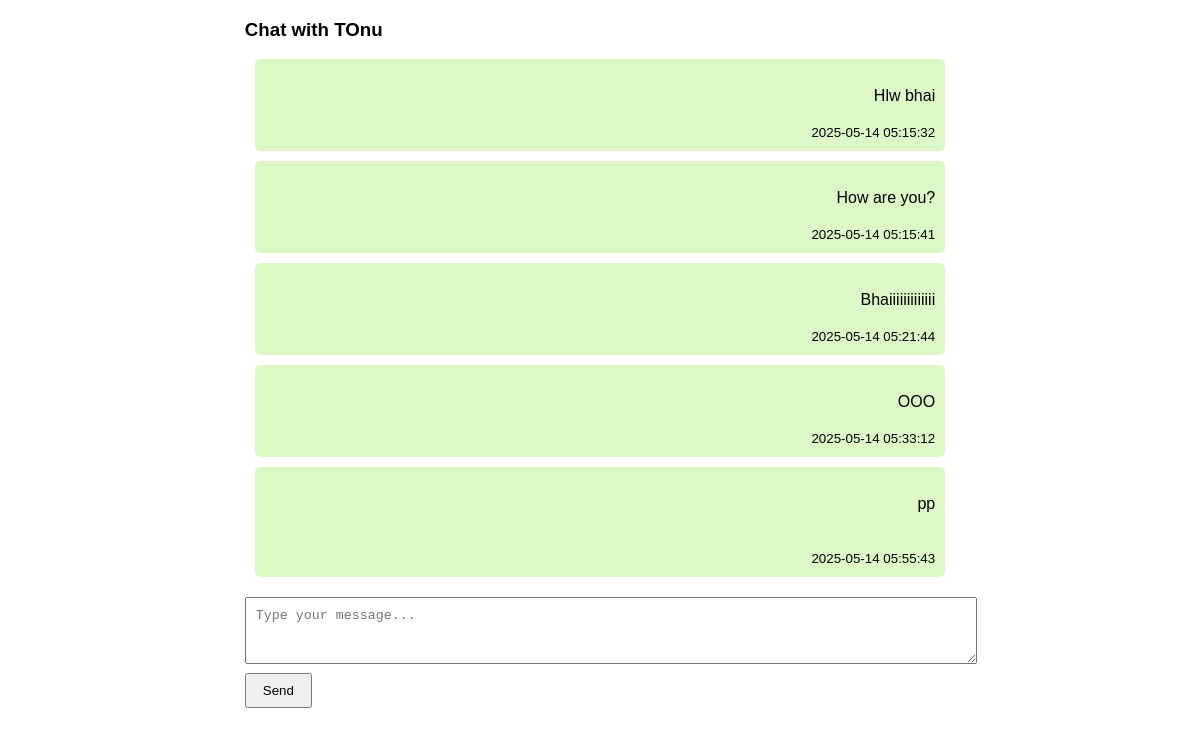
/mentorship/chat.php?user_id=40 (signed in), run on the app's committed database.
### tables this page shows
CREATE TABLE `user` (
  `user_id` int(11) NOT NULL,
  `name` varchar(255) NOT NULL,
  `email` varchar(255) NOT NULL,
  `password` varchar(255) NOT NULL,
  `interests` text DEFAULT NULL,
  `user_type` varchar(50) DEFAULT NULL,
  `achievements` text DEFAULT NULL,
  `graduation_year` int(11) DEFAULT NULL,
  `skills` text DEFAULT NULL,
  `industry` varchar(100) DEFAULT NULL
);

CREATE TABLE `messages` (
  `id` int(11) NOT NULL,
  `sender_id` int(11) NOT NULL,
  `receiver_id` int(11) NOT NULL,
  `message` text NOT NULL,
  `sent_at` timestamp NOT NULL DEFAULT current_timestamp()
);

### mentorship/chat.php (the view, shortened to what this page needs)
<?php
require_once '../connection.php';
$current_user = $_SESSION['user_id'];
$other_user = intval($_GET['user_id']);
$name_query = $conn->prepare("SELECT name FROM user WHERE user_id = ?");
$name_query->bind_param("i", $other_user);
$name_query->execute();
$name_result = $name_query->get_result();
$other_user_name = $name_result->fetch_assoc()['name'] ?? 'User';
$msg_query = $conn->prepare("SELECT sender_id, message, sent_at FROM messages
    WHERE (sender_id = ? AND receiver_id = ?) OR (sender_id = ? AND receiver_id = ?)
    ORDER BY sent_at ASC");
$msg_query->bind_param("iiii", $current_user, $other_user, $other_user, $current_user);
$msg_query->execute();
$msg_result = $msg_query->get_result();
?>
<!DOCTYPE html>
<html>
<head>
</head>
<body>
    <div class="chat-box">
        <h3>Chat with <?= htmlspecialchars($other_user_name) ?></h3>
        <div class="messages">
            <?php while ($row = $msg_result->fetch_assoc()): ?>
                <div class="message <?= $row['sender_id'] == $current_user ? 'sent' : 'received' ?>">
                    <?= htmlspecialchars($row['message']) ?><br>
                    <small><?= $row['sent_at'] ?></small>
                </div>
            <?php endwhile; ?>
        </div>
        <form method="post">
            <textarea name="message" rows="3" required placeholder="Type your message..."></textarea><br>
            <button type="submit">Send</button>
        </form>
    </div>
</body>
</html>

### mentorship/chat.php (style rules this page uses)
.chat-box { width: 60%; margin: auto; font-family: Arial; }
.message { margin: 10px; padding: 10px; border-radius: 5px; white-space: pre-line; }
.sent { background-color: #dcf8c6; text-align: right; }
textarea { width: 100%; padding: 10px; margin-top: 10px; }
button { padding: 8px 16px; margin-top: 5px; }

### data on the page
user: name "TOnu"
messages: message "Hlw bhai", sent_at "2025-05-14 05:15:32"
messages: message "How are you?", sent_at "2025-05-14 05:15:41"
messages: message "Bhaiiiiiiiiiiiii", sent_at "2025-05-14 05:21:44"
messages: message "OOO", sent_at "2025-05-14 05:33:12"
messages: message "pp", sent_at "2025-05-14 05:55:43"
